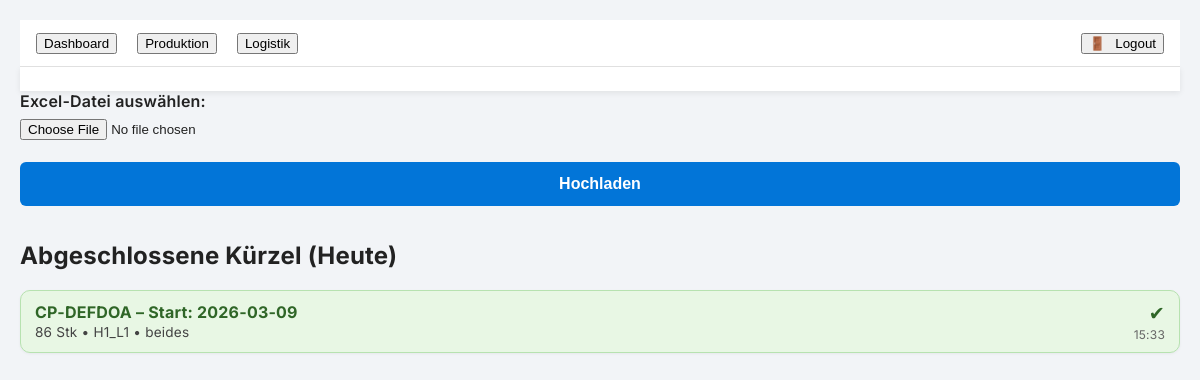
The page / on the database its author committed.
### backend/database.py (models this page shows)
class CompletedToday(Base):
    __tablename__ = "completed_today"
    id = Column(Integer, primary_key=True, index=True)
    kuerzel = Column(String, index=True)
    prod_id = Column(String, index=True)     # ⭐ NEU: ProdID ergänzt
    start_bft = Column(String, index=True)
    timestamp = Column(DateTime, default=datetime.now)
    typ = Column(String)
    menge = Column(Integer)
    zielort = Column(String)

### backend/routes/dashboard.py (the view)
@router.get("/")
def dashboard(request: Request):
    db = SessionLocal()
    entries = db.query(CompletedToday).order_by(CompletedToday.timestamp.desc()).all() or []
    db.close()
    entries = sorted(entries, key=lambda e: (e.kuerzel, e.start_bft or "", e.timestamp))
    return request.app.state.templates.TemplateResponse(
        "dashboard.html",
        {
            "request": request,
            "entries": entries
        }
    )

### frontend/templates/dashboard.html (shortened to what this page needs)
{% extends "base.html" %}
{% block content %}
{% set page_title = "Dashboard – Tagesübersicht" %}
{% set back_url = None %}
<form action="/upload" method="post" enctype="multipart/form-data" class="upload-form">
    <div class="upload-row">
        <label for="file">Excel-Datei auswählen:</label>
        <input type="file" id="file" name="file" accept=".xlsx,.xls" required>
    </div>
    <button type="submit" class="bundle-button upload-btn">
        Hochladen
    </button>
</form>
<h2 class="section-title">Abgeschlossene Kürzel (Heute)</h2>
{% if entries|length == 0 %}
    <p>Heute wurden noch keine Kürzel abgeschlossen.</p>
{% else %}
    <div class="dashboard-mini-container">
        {% for e in entries %}
            <div class="dashboard-mini-tile">
                <div class="mini-left">
                    <strong class="mini-kuerzel">
                        {{ e.kuerzel }} – Start: {{ e.start_bft }}
                    </strong>
                    <span class="mini-details">
                        {{ e.menge }} Stk • {{ e.zielort }} • {{ e.typ }}
                    </span>
                </div>
                <div class="mini-right">
                    <span class="mini-icon">✔</span>
                    <small class="mini-time">{{ e.timestamp.strftime("%H:%M") }}</small>
                </div>
            </div>
        {% endfor %}
    </div>
{% endif %}
{% endblock %}

### frontend/static/css/style.css (style rules this page uses)
body { font-family: "Inter", "Segoe UI", Arial, sans-serif; background: #f2f4f7; margin: 0; padding: 20px; color: #222; letter-spacing: 0.2px; }
.bundle-button { padding: 14px 18px; font-size: 17px; }
html, body { -webkit-overflow-scrolling: touch; }
.bundle-button { background: #0275d8; color: white; border: none; padding: 12px 16px; border-radius: 6px; cursor: pointer; font-size: 16px; font-weight: 600; min-height: 44px; width: 100%; }
.upload-form { margin-bottom: 35px; }
.upload-form label { font-weight: 600; display: block; margin-bottom: 10px; }
.upload-form input[type="file"] { display: block; margin-bottom: 22px; margin-top: 6px; }
.upload-form .bundle-button { min-width: 160px; }
.upload-row { margin-bottom: 12px; }
.upload-row label { font-weight: 600; display: block; margin-bottom: 8px; }
.upload-row input[type="file"] { margin-top: 6px; }
.upload-btn { min-width: 160px; }
.dashboard-mini-container { display: flex; flex-direction: column; gap: 12px; }
.dashboard-mini-tile { display: flex; justify-content: space-between; align-items: center; background: #e8f7e4; border: 1px solid #b7e2b0; padding: 10px 14px; border-radius: 10px; font-size: 0.9rem; box-shadow: 0 1px 3px rgba(0,0,0,0.05); }
.mini-left { display: flex; flex-direction: column; gap: 2px; }
.mini-kuerzel { font-size: 1rem; font-weight: 700; color: #2f6627; }
.mini-details { font-size: 0.85rem; color: #444; }
.mini-right { display: flex; flex-direction: column; align-items: flex-end; gap: 2px; }
.mini-icon { font-size: 1.2rem; color: #2f6627; }
.mini-time { font-size: 0.75rem; color: #666; }

### rows shown on the page
CompletedToday: kuerzel "CP-DEFDOA", start_bft "2026-03-09", menge "86", zielort "H1_L1", typ "beides", timestamp "15:33"
